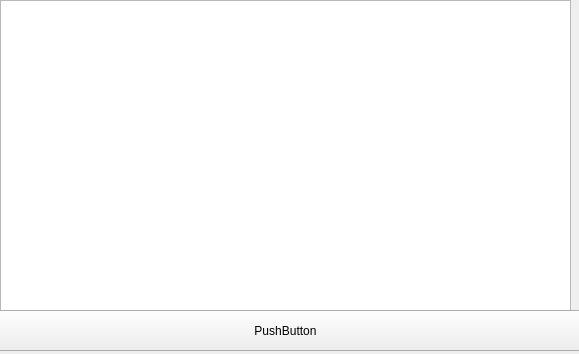
<?xml version="1.0" encoding="UTF-8"?>
<ui version="4.0">
 <class>Form</class>
 <widget class="QWidget" name="Form">
  <property name="geometry">
   <rect>
    <x>0</x>
    <y>0</y>
    <width>579</width>
    <height>354</height>
   </rect>
  </property>
  <property name="windowTitle">
   <string>Form</string>
  </property>
  <widget class="QPlainTextEdit" name="logTextEdit">
   <property name="geometry">
    <rect>
     <x>0</x>
     <y>0</y>
     <width>571</width>
     <height>311</height>
    </rect>
   </property>
  </widget>
  <widget class="QPushButton" name="refreshButton">
   <property name="geometry">
    <rect>
     <x>-10</x>
     <y>310</y>
     <width>591</width>
     <height>41</height>
    </rect>
   </property>
   <property name="text">
    <string>PushButton</string>
   </property>
  </widget>
 </widget>
 <resources/>
 <connections/>
</ui>
